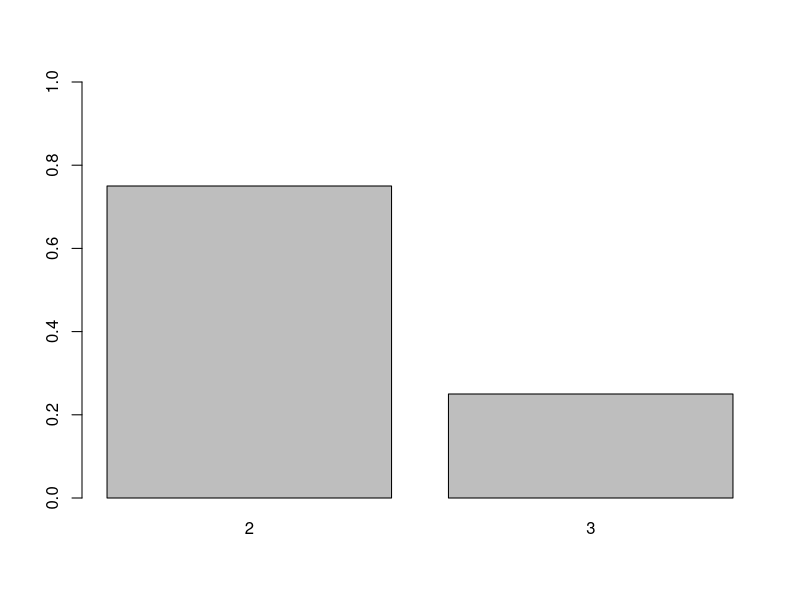
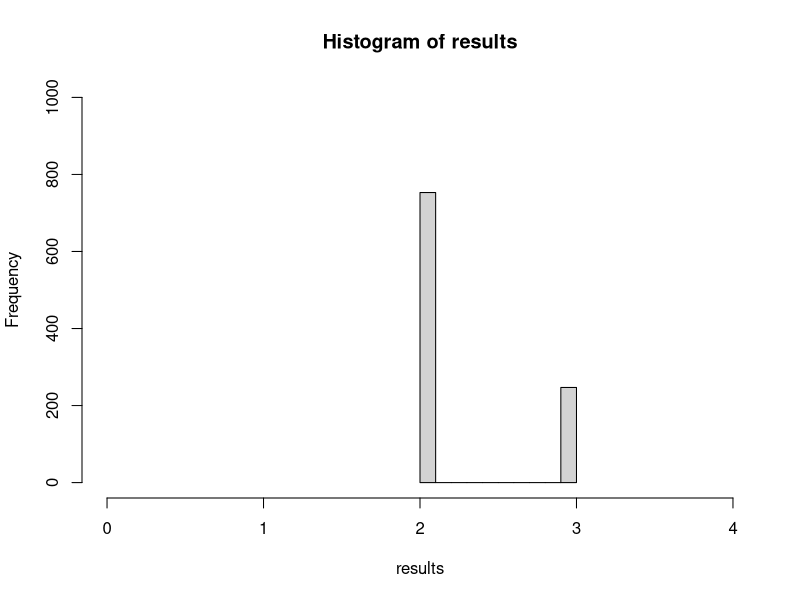
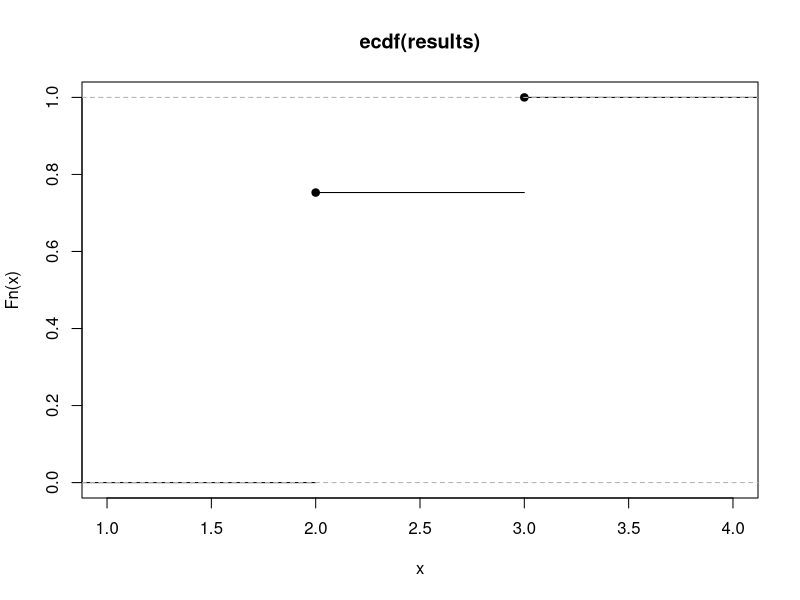
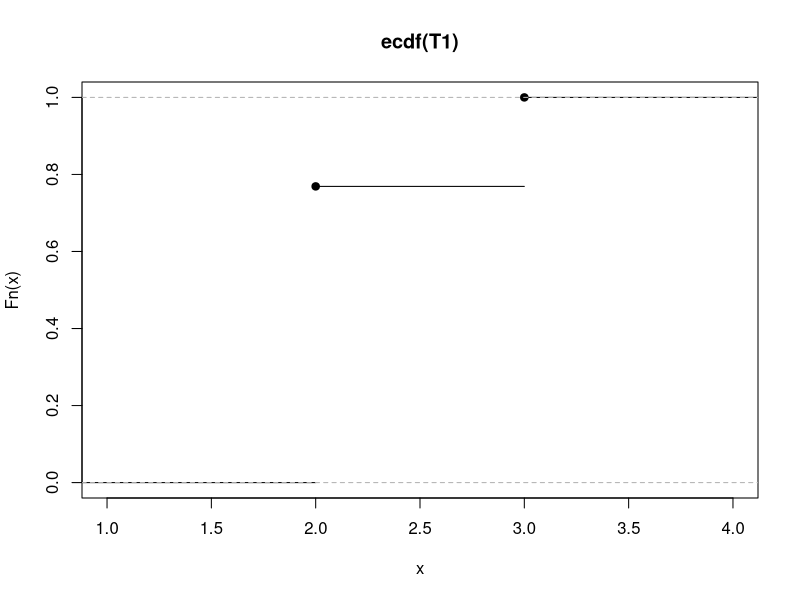
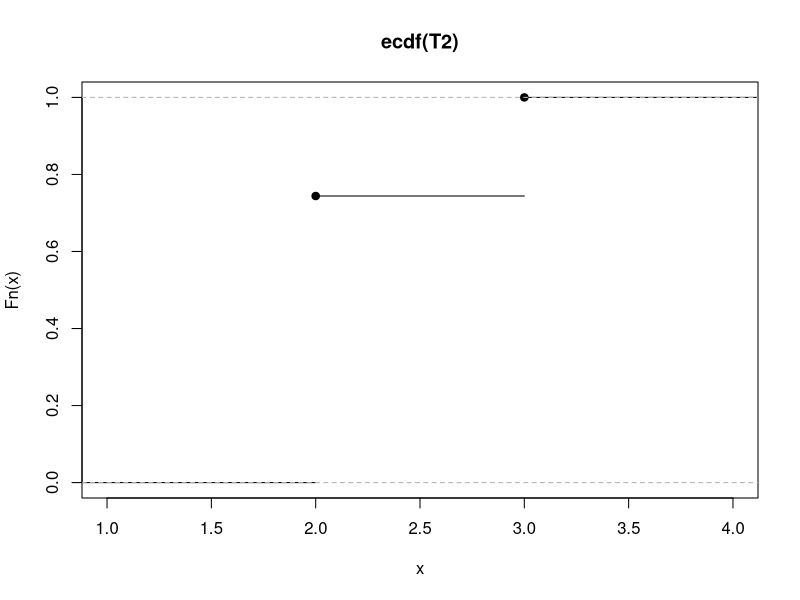
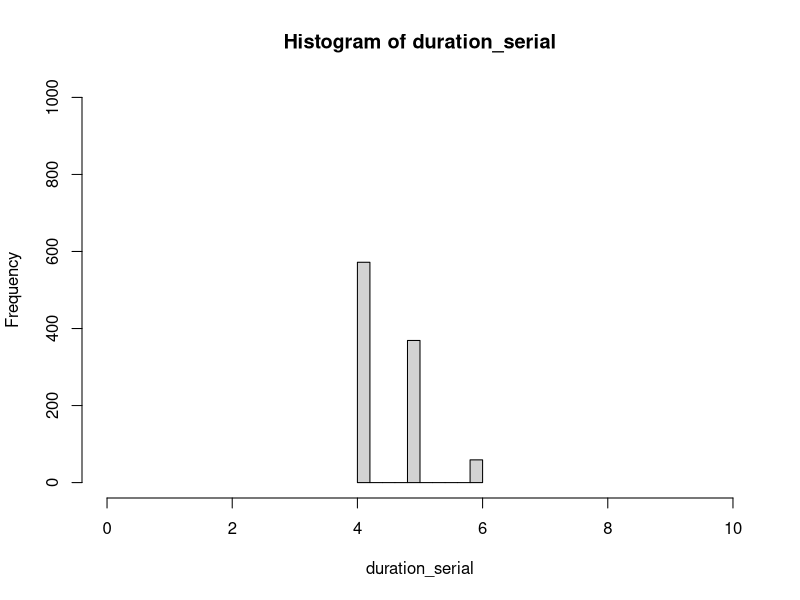
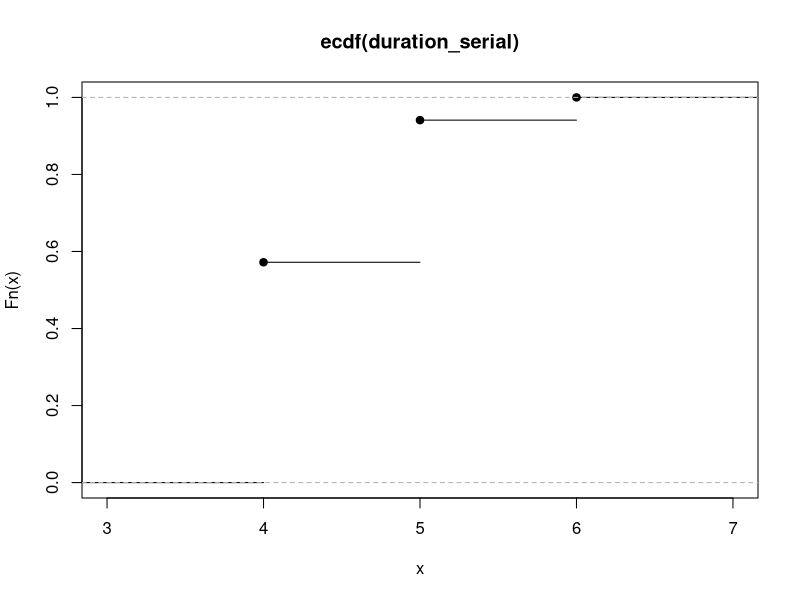
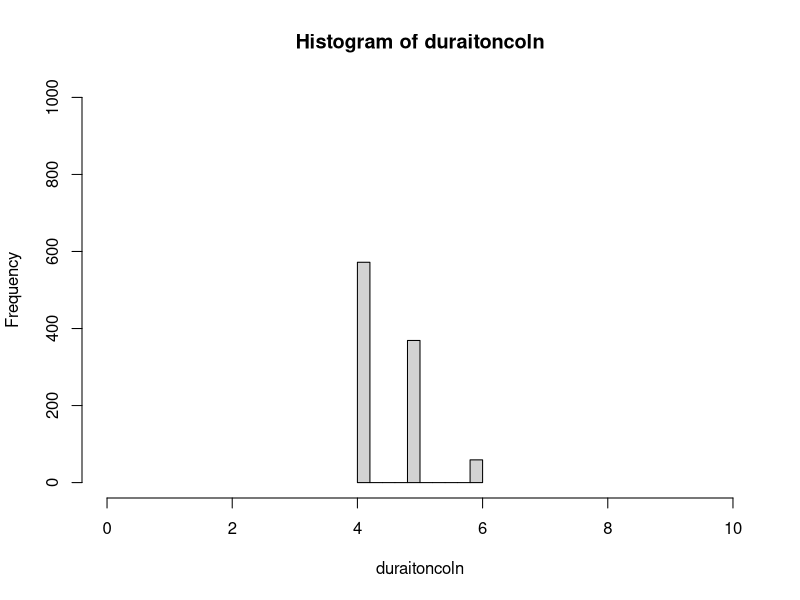

Generate these figures, in order, with R:
t <- c(2,3)
pmf <- c(.75, .25)

barplot(pmf, names.arg=t, ylim=c(0,1))


cdf = cumsum(pmf)


generate_estimate_Training <- function(r){

  return = 0
  if (r <= cdf[1]) { return = t[1] }
  else if (r <= cdf[2]) { return = t[2] }
  else { return = t[2] }
  
  return
  
}

results = c()

T1 = c()
T2 = c()
for (i in 1:1000){
  results = append(results,generate_estimate_Training(runif(1)))
  T1 = append(T1, generate_estimate_Training(runif(1)))
  T2 = append(T2, generate_estimate_Training(runif(1)))
}

print( paste("2: ",  sum(results==2)/length(results)))
print( paste("3: ",  sum(results==3)/length(results)))
hist(results, ylim = c(0,length(results)), xlim=c(0,4))
plot(ecdf(results))
plot(ecdf(T1))
plot(ecdf(T2))

duration_serial = T1 + T2
unique_duration = unique(duration_serial)
for (d in unique_duration){
  print(paste(d, sum(duration_serial==d) / length(duration_serial)))
}
hist(duration_serial, ylim = c(0,length(duration_serial)), xlim=c(0,10))
plot(ecdf(duration_serial))

df = data.frame(T1, T2) 
df['serial'] = df$T1 + df$T2
df['parallel'] = apply(df[c('T1','T2')], 1, max)

unique_s_duration = unique(df$serial)
unique_p_duration = unique(df$parallel)

printresults <- function(duraitoncoln, label){
  print(label)
  unique_d = unique(duraitoncoln)
  for (d in unique_d){
    print(paste(d, sum(duraitoncoln==d) / length(duraitoncoln)))
  }
  hist(duraitoncoln, ylim = c(0,length(duraitoncoln)), xlim=c(0,10))
  
}

printresults(df$serial, 'serial')
printresults(df$parallel, 'parallel')
printresults(df$T1, 'T1')
printresults(df$T2, 'T2')

plot(ecdf(df$serial))
plot(ecdf(df$parallel))
plot(ecdf(df$parallel+df$serial))
# https://www.youtube.com/watch?v=GduPrU0vIWE